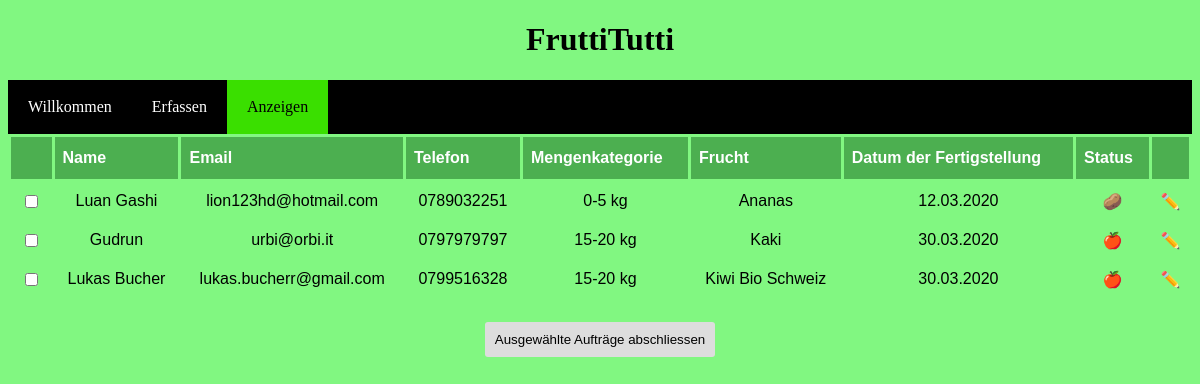
Page /?uri=anzeige on the committed database.
### tables this page shows
CREATE TABLE IF NOT EXISTS `tasks` (
  `id` int(11) NOT NULL,
  `name` varchar(255) NOT NULL,
  `email` varchar(255) NOT NULL,
  `phone` varchar(255) DEFAULT NULL,
  `fk_category` int(11) NOT NULL,
  `fk_fruit` int(11) NOT NULL,
  `status` bit(1) NOT NULL,
  `frist` varchar(255) NOT NULL
);

CREATE TABLE IF NOT EXISTS `categories` (
  `id` int(11) NOT NULL,
  `name` varchar(255) NOT NULL
);

CREATE TABLE IF NOT EXISTS `fruits` (
  `id` int(11) NOT NULL,
  `name` varchar(255) NOT NULL
);

### app/Controllers/AnzeigeController.php (called while the page is built)
<?php
$task = new Task();
$tasks = $task->getAll();
$fruit = new Fruit();
$fruits = $fruit->getAll();
$category = new Category();
$categories = $category->getAll();
require 'app/Views/anzeige.view.php';

### index.php (called while the page is built, shortened)
<?php
require 'routes.php';
$uri = $_GET['uri'] ?? '';
require $router->parse($uri);

### core/database.php (called while the page is built)
<?php
$dbConnection = null;
function db()
{
  global $dbConnection;
  if(!$dbConnection){
    try {
        $dbConnection = new PDO('mysql:host=localhost;dbname=kurseictbz_30713;charset=utf8;', 'kurseictbz_30713', 'db_307_pw_13');
    } catch (PDOException $e) {
        die('Keine Verbindung zur Datenbank möglich: ' . $e->getMessage());
    }
    $dbConnection->setAttribute(PDO::ATTR_ERRMODE, PDO::ERRMODE_EXCEPTION);
  }
  return $dbConnection;
}

### app/Models/Task.php (called while the page is built, shortened)
<?php
class Task
{
    public function __construct($id = null, $name = null, $email = null, $phone = null, $category = null, $fruit = null, $status = null, $frist = null)
    {
        $this->id        = $id;
        $this->name      = $name;
        $this->email     = $email;
        $this->phone     = $phone;
        $this->category  = $category;
        $this->fruit     = $fruit;
        $this->status    = $status;
        $this->frist     = $frist;
    }
    public static function getAll()
    {
        $statement = db()->prepare('SELECT * FROM `tasks` ORDER BY frist');
        $statement->execute();
        $result = $statement->fetchAll();
        $tasks = [];
        foreach($result as $r){
          $tasks[] = Task::dbResultToTask($r);
        }
        return $tasks;
    }
    private static function dbResultToTask($r){
      return new Task($r['id'], $r['name'], $r['email'], $r['phone'], $r['fk_category'], $r['fk_fruit'], $r['status'], $r['frist']);
    }
}

### app/Models/Category.php (called while the page is built, shortened)
<?php
class Category
{
    public function __construct($id = null, $name = null)
    {
        $this->name      = $name;
    }
    public static function getAll()
    {
        $statement = db()->prepare('SELECT * FROM categories');
        $statement->execute();
        $result = $statement->fetchAll();
        $categories = [];
        foreach($result as $r){
          $categories[] = Category::dbResultToCategory($r);
        }
        return $categories;
    }
    private static function dbResultToCategory($r){
      return new Category($r['id'], $r['name']);
    }
}

### app/Models/Fruit.php (called while the page is built, shortened)
<?php
class Fruit
{
    public function __construct($id = null, $name = null)
    {
        $this->name      = $name;
    }
    public static function getAll()
    {
        $statement = db()->prepare('SELECT * FROM fruits');
        $statement->execute();
        $result = $statement->fetchAll();
        $fruits = [];
        foreach($result as $r){
          $fruits[] = Fruit::dbResultToFruit($r);
        }
        return $fruits;
    }
    private static function dbResultToFruit($r){
      return new Fruit($r['id'], $r['name']);
    }
}

### app/Views/anzeige.view.php (the view, shortened to what this page needs)
<!DOCTYPE html>
<html lang="de">
<head>
  <link rel="stylesheet" href="public/css/app.css">
    <h1><a href="?uri=" class="titel">FruttiTutti</a></h1>
      <ul>
      <li><a href="?uri=" class='nav'>Willkommen</a></li>
      <li><a href="?uri=erfassen" class='nav'>Erfassen</a></li>
      <li><a class="active nav" href="?uri=anzeige">Anzeigen</a></li>
</head>
<body>
<form action="?uri=updatetask&?x=1" method="post">
<table>
  <tr>
    <th></th>
    <th>Name</th>
    <th>Email</th>
    <th>Telefon</th>
    <th>Mengenkategorie</th>
    <th>Frucht</th>
    <th>Datum der Fertigstellung</th>
    <th>Status</th>
    <th></th>
  </tr>
      <?php
      $i=1;
      foreach ($tasks as $task):
        $id = $task->id;
        $name = $task->name;
        $email = $task->email;
        $phone = $task->phone;
        $fru = $task->fruit;
        $cat = $task->category;
        $status = $task->status;
        $frist = $task->frist;
        $infrist = $frist > date("d.m.Y");
        if($infrist){
          $infrist = '🍎';
        }else {
          $infrist = '🥔';
        }
        if(!$status){?>
          <tr>
            <td><input type="checkbox" name="status<?=$i?>" value="<?= $id ?>"></td>
            <td><?= $name ?></td>
            <td><?= $email ?></td>
            <td><?= $phone ?></td>
            <td><?= $categories[$cat-1]->name ?></td>
            <td><?= $fruits[$fru-1]->name ?></td>
            <td><?= $frist ?></td>
            <td><?= $infrist ?></td>
            <td><a href="?uri=edittask&?id=<?= $id ?>">✏️</a></td>
          </tr>
      <?php $i++;}endforeach; ?>
  </table><br>
  <input type="submit" value="Ausgewählte Aufträge abschliessen">
</form>
</body>
</html>

### public/css/app.css (style rules this page uses)
body { text-align: center; background-color: #81F781; font-family: Verdana; }
ul { list-style-type: none; margin: 0; padding: 0; overflow: hidden; background-color: black; }
li { float: left; }
.nav { display: block; color: white; text-align: center; padding: 18px 20px; text-decoration: none; }
.active { background-color: #3ADF00; color: black; }
table { font-family: "Trebuchet MS", Arial, Helvetica, sans-serif; border-collapse: collapse; width: 100%; }
table th { border: 3px solid #81F781; border-radius: 3px; padding: 8px; }
table td { padding: 8px; }
table th { padding-top: 12px; padding-bottom: 12px; text-align: left; background-color: #4CAF50; color: white; }
input, select { background: white; color: black; border-color: black; border: none; border-radius: 3px; padding: 5px; margin:5px; }
select:disabled, input:read-only { background: #ddd; }
input[type="submit"] { padding: 10px; }
a { text-decoration: none; }
.titel { color: black; }

### rows in the picture
tasks: name "Luan Gashi", email "lion123hd@hotmail.com", phone "0789032251", fk_category.name "0-5 kg", fk_fruit.name "Ananas", frist "12.03.2020", frist "🥔"
tasks: name "Gudrun", email "urbi@orbi.it", phone "0797979797", fk_category.name "15-20 kg", fk_fruit.name "Kaki", frist "30.03.2020", frist "🍎"
tasks: name "Lukas Bucher", email "lukas.bucherr@gmail.com", phone "0799516328", fk_category.name "15-20 kg", fk_fruit.name "Kiwi Bio Schweiz", frist "30.03.2020", frist "🍎"
